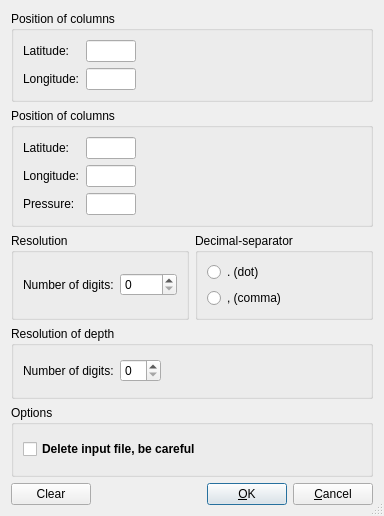
<?xml version="1.0" encoding="UTF-8"?>
<ui version="4.0">
 <class>LatLongOptionsDialog</class>
 <widget class="QDialog" name="LatLongOptionsDialog">
  <property name="geometry">
   <rect>
    <x>0</x>
    <y>0</y>
    <width>384</width>
    <height>516</height>
   </rect>
  </property>
  <property name="windowTitle">
   <string>Convert positions dialog</string>
  </property>
  <property name="sizeGripEnabled">
   <bool>true</bool>
  </property>
  <layout class="QGridLayout" name="gridLayout_7">
   <item row="0" column="0" colspan="2">
    <widget class="QGroupBox" name="LatLongPositions_groupBox">
     <property name="title">
      <string>Position of columns</string>
     </property>
     <layout class="QGridLayout" name="gridLayout_3">
      <item row="0" column="0">
       <widget class="QLabel" name="label_1">
        <property name="text">
         <string>Latitude:</string>
        </property>
       </widget>
      </item>
      <item row="0" column="1">
       <widget class="QLineEdit" name="LatitudeColumn_lineEdit_1">
        <property name="maximumSize">
         <size>
          <width>50</width>
          <height>16777215</height>
         </size>
        </property>
       </widget>
      </item>
      <item row="0" column="2">
       <spacer name="horizontalSpacer_2">
        <property name="orientation">
         <enum>Qt::Horizontal</enum>
        </property>
        <property name="sizeHint" stdset="0">
         <size>
          <width>71</width>
          <height>20</height>
         </size>
        </property>
       </spacer>
      </item>
      <item row="1" column="0">
       <widget class="QLabel" name="label_2">
        <property name="text">
         <string>Longitude:</string>
        </property>
       </widget>
      </item>
      <item row="1" column="1">
       <widget class="QLineEdit" name="LongitudeColumn_lineEdit_1">
        <property name="maximumSize">
         <size>
          <width>50</width>
          <height>16777215</height>
         </size>
        </property>
       </widget>
      </item>
      <item row="1" column="2">
       <spacer name="horizontalSpacer_3">
        <property name="orientation">
         <enum>Qt::Horizontal</enum>
        </property>
        <property name="sizeHint" stdset="0">
         <size>
          <width>71</width>
          <height>20</height>
         </size>
        </property>
       </spacer>
      </item>
     </layout>
    </widget>
   </item>
   <item row="1" column="0" colspan="2">
    <widget class="QGroupBox" name="PressureToDepthPositions_groupBox">
     <property name="title">
      <string>Position of columns</string>
     </property>
     <layout class="QGridLayout" name="gridLayout_6">
      <item row="0" column="0">
       <widget class="QLabel" name="label_5">
        <property name="text">
         <string>Latitude:</string>
        </property>
       </widget>
      </item>
      <item row="0" column="1">
       <widget class="QLineEdit" name="LatitudeColumn_lineEdit_2">
        <property name="maximumSize">
         <size>
          <width>50</width>
          <height>16777215</height>
         </size>
        </property>
       </widget>
      </item>
      <item row="0" column="2">
       <spacer name="horizontalSpacer_5">
        <property name="orientation">
         <enum>Qt::Horizontal</enum>
        </property>
        <property name="sizeHint" stdset="0">
         <size>
          <width>71</width>
          <height>20</height>
         </size>
        </property>
       </spacer>
      </item>
      <item row="1" column="0">
       <widget class="QLabel" name="label_6">
        <property name="text">
         <string>Longitude:</string>
        </property>
       </widget>
      </item>
      <item row="1" column="1">
       <widget class="QLineEdit" name="LongitudeColumn_lineEdit_2">
        <property name="maximumSize">
         <size>
          <width>50</width>
          <height>16777215</height>
         </size>
        </property>
       </widget>
      </item>
      <item row="1" column="2">
       <spacer name="horizontalSpacer_6">
        <property name="orientation">
         <enum>Qt::Horizontal</enum>
        </property>
        <property name="sizeHint" stdset="0">
         <size>
          <width>71</width>
          <height>20</height>
         </size>
        </property>
       </spacer>
      </item>
      <item row="2" column="0">
       <widget class="QLabel" name="label_7">
        <property name="text">
         <string>Pressure:</string>
        </property>
       </widget>
      </item>
      <item row="2" column="1">
       <widget class="QLineEdit" name="PressureColumn_lineEdit">
        <property name="maximumSize">
         <size>
          <width>50</width>
          <height>16777215</height>
         </size>
        </property>
       </widget>
      </item>
      <item row="2" column="2">
       <spacer name="horizontalSpacer_7">
        <property name="orientation">
         <enum>Qt::Horizontal</enum>
        </property>
        <property name="sizeHint" stdset="0">
         <size>
          <width>191</width>
          <height>20</height>
         </size>
        </property>
       </spacer>
      </item>
     </layout>
    </widget>
   </item>
   <item row="2" column="0">
    <widget class="QGroupBox" name="PositionResolution_groupBox">
     <property name="title">
      <string>Resolution</string>
     </property>
     <layout class="QGridLayout" name="gridLayout_4">
      <item row="0" column="0">
       <widget class="QLabel" name="label_3">
        <property name="text">
         <string>Number of digits:</string>
        </property>
       </widget>
      </item>
      <item row="0" column="1">
       <widget class="QSpinBox" name="NumOfDigitsPosition_spinBox">
        <property name="maximum">
         <number>10</number>
        </property>
       </widget>
      </item>
     </layout>
    </widget>
   </item>
   <item row="2" column="1">
    <widget class="QGroupBox" name="DecimalSeparator_groupBox">
     <property name="title">
      <string>Decimal-separator</string>
     </property>
     <layout class="QGridLayout" name="gridLayout_2">
      <item row="0" column="0">
       <widget class="QRadioButton" name="Dot_radioButton">
        <property name="text">
         <string>. (dot)</string>
        </property>
       </widget>
      </item>
      <item row="1" column="0">
       <widget class="QRadioButton" name="Comma_radioButton">
        <property name="text">
         <string>, (comma)</string>
        </property>
       </widget>
      </item>
     </layout>
    </widget>
   </item>
   <item row="3" column="0" colspan="2">
    <widget class="QGroupBox" name="DepthResolution_groupBox">
     <property name="title">
      <string>Resolution of depth</string>
     </property>
     <layout class="QGridLayout" name="gridLayout_5">
      <item row="0" column="0">
       <widget class="QLabel" name="label_4">
        <property name="text">
         <string>Number of digits:</string>
        </property>
       </widget>
      </item>
      <item row="0" column="1">
       <widget class="QSpinBox" name="NumOfDigitsDepth_spinBox">
        <property name="maximum">
         <number>10</number>
        </property>
       </widget>
      </item>
      <item row="0" column="2">
       <spacer name="horizontalSpacer_4">
        <property name="orientation">
         <enum>Qt::Horizontal</enum>
        </property>
        <property name="sizeHint" stdset="0">
         <size>
          <width>141</width>
          <height>20</height>
         </size>
        </property>
       </spacer>
      </item>
     </layout>
    </widget>
   </item>
   <item row="4" column="0" colspan="2">
    <widget class="QGroupBox" name="groupBox_2">
     <property name="title">
      <string>Options</string>
     </property>
     <layout class="QGridLayout" name="gridLayout">
      <item row="0" column="0">
       <widget class="QCheckBox" name="DeleteInputFile_checkBox">
        <property name="font">
         <font>
          <weight>75</weight>
          <bold>true</bold>
         </font>
        </property>
        <property name="text">
         <string>Delete input file, be careful</string>
        </property>
       </widget>
      </item>
     </layout>
    </widget>
   </item>
   <item row="5" column="0" colspan="2">
    <layout class="QHBoxLayout" name="horizontalLayout">
     <item>
      <widget class="QPushButton" name="ClearAll_pushButton">
       <property name="text">
        <string>Clear</string>
       </property>
      </widget>
     </item>
     <item>
      <spacer name="horizontalSpacer">
       <property name="orientation">
        <enum>Qt::Horizontal</enum>
       </property>
       <property name="sizeHint" stdset="0">
        <size>
         <width>40</width>
         <height>20</height>
        </size>
       </property>
      </spacer>
     </item>
     <item>
      <widget class="QPushButton" name="OK_pushButton">
       <property name="text">
        <string>&amp;OK</string>
       </property>
       <property name="default">
        <bool>true</bool>
       </property>
      </widget>
     </item>
     <item>
      <widget class="QPushButton" name="Cancel_pushButton">
       <property name="text">
        <string>&amp;Cancel</string>
       </property>
      </widget>
     </item>
    </layout>
   </item>
  </layout>
 </widget>
 <tabstops>
  <tabstop>LatitudeColumn_lineEdit_1</tabstop>
  <tabstop>LongitudeColumn_lineEdit_1</tabstop>
  <tabstop>LatitudeColumn_lineEdit_2</tabstop>
  <tabstop>LongitudeColumn_lineEdit_2</tabstop>
  <tabstop>PressureColumn_lineEdit</tabstop>
  <tabstop>NumOfDigitsPosition_spinBox</tabstop>
  <tabstop>Dot_radioButton</tabstop>
  <tabstop>Comma_radioButton</tabstop>
  <tabstop>NumOfDigitsDepth_spinBox</tabstop>
  <tabstop>DeleteInputFile_checkBox</tabstop>
  <tabstop>ClearAll_pushButton</tabstop>
  <tabstop>OK_pushButton</tabstop>
  <tabstop>Cancel_pushButton</tabstop>
 </tabstops>
 <resources/>
 <connections/>
</ui>
